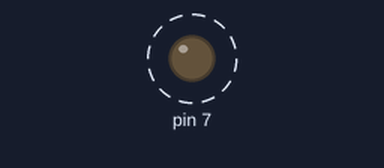
A sketch run on a simulated Arduino Uno, built with avr-gcc and run on an emulated ATmega328P. Parts: output pins drawn as LEDs (lit = HIGH). Dashed ring = blinking. The local clock reads 2024-03-15 10:24:30 at power-on unless the sketch sets it; what the sketch prints to the serial monitor is not drawn.

Above: at 0.5 s.
Timing chart, 0 to 4.6 s (numbered marks = the images above):
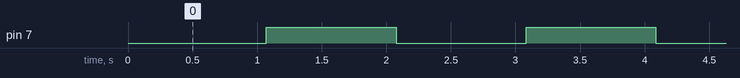

The sketch:

Lab_WK5_2_RTC_.ino
```cpp
// DS1302 CLK/SCLK --> 5
// DS1302 DAT/IO --> 4
// DS1302 RST/CE --> 2
// DS1302 VCC --> 3.3v - 5v
// DS1302 GND --> GND

#include <ThreeWire.h>
#include <RtcDS1302.h>
#define LED 7

ThreeWire myWire(4,5,2); // IO, SCLK, CE
RtcDS1302<ThreeWire> Rtc(myWire);

void printDateTime(const RtcDateTime& dt)
{
 Serial.print(dt.Year(), DEC);
 Serial.print('/');
 Serial.print(dt.Month(), DEC);
 Serial.print('/');
 Serial.print(dt.Day(), DEC);
 Serial.print(' ');
 Serial.print(dt.Hour(), DEC);
 Serial.print(':');
 Serial.print(dt.Minute(), DEC);
 Serial.print(':');
 Serial.print(dt.Second(), DEC);
 Serial.println();
 Serial.print("Total Seconds since 1/1/2000 : ");
 Serial.print(dt.TotalSeconds());
 Serial.println();
}


RtcDateTime start_instant;

void setup()
{
  pinMode(7, HIGH);
  digitalWrite(7, LOW);

  Serial.begin(9600);
   Serial.println("start");
  Rtc.Begin();
  RtcDateTime setting_time(2020,2,2,23,31,10);
  // year, month, dayofMonth, hour, minute, second
  printDateTime(setting_time);
  //Try to comment This line
  Rtc.SetDateTime(setting_time);
  start_instant = Rtc.GetDateTime().TotalSeconds();
}

void loop()
{

  RtcDateTime now = Rtc.GetDateTime();
  auto current = now.TotalSeconds();

  if(current - start_instant <= (60*2))
  {
    printDateTime(now);
    digitalWrite(7, current % 2);
  }
  else
  {
    digitalWrite(7, LOW);
   Serial.println("stop");
  }
  delay(1000);
}
```

Measured:
- by itself, pin 7: alternates HIGH for 1.0 s and LOW for 1.0 s, 120 changes in all, then stays LOW
